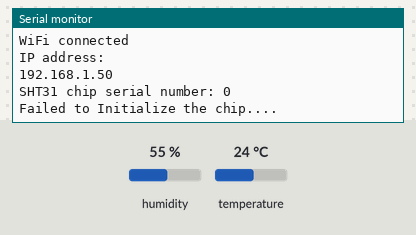
This sketch was run on a simulated ESP32. Shown: the last lines printed to the serial monitor. The inputs (shaded band) are chosen by the test bench; at power-on: temperature 24 °C, humidity 55 %. WiFi joins after 1.5 s; servers stay silent unless stated; uploads are accepted with an empty reply.

Above: at 4.7 s.
4.8 s: temperature set to 12 °C
At 6.3 s:
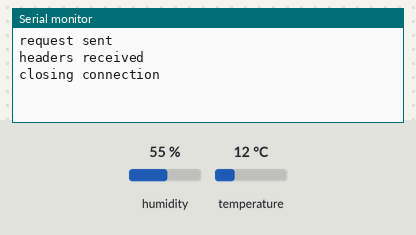
7.8 s: temperature set to 19 °C
At 10.18 s:
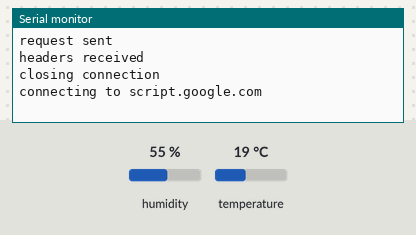

The sketch:

Ex_SHT31_GoogleSheets.ino
```cpp
/*
* --------------------------------------------------------------------
*
* CandyBrain ART and TEC Lecture Example Code
*
* Ex_THM.GoogleSheets_1.ino
*
* Date: 2024.08.22 (last update 2024.08.22)
* Author: Dongwook Shin / CandyBrain
*
* GitHub:
*
* --------------------------------------------------------------------
*/

#include <WiFi.h>
#include <WiFiClientSecure.h>
#include <DFRobot_SHT3x.h>
// #include <WebServer.h>
//#include <ESPmDNS.h>
#include <Update.h>
#include <esp_task_wdt.h>

const char* ssid = "Franklin_2.4G";
const char* password = "candybrain0314";
const char* host = "script.google.com";
const int httpsPort = 443;

WiFiClientSecure client;

const char* fingerprint = "06:5E:3B:66:39:0A:5D:3C:7C:E5:1F:27:34:24:42:60:64:53:B3:D9:8E:4D:4E:97:F5:B7:08:B5:9D:19:0A:0A";
 String GAS_ID = "AKfycbyXCKgNxwmXXYNQwONGWAcVnwN9kHu7luBZv2XMf4gJIaAt539dOgi36WkixhuNyhWYcg"; // 데이터 쌓임
//String GAS_ID = "AKfycbw4n7cwEgjU9Fk8pBCaFzH6IStoSaDOd55ufS3Udgitn5x-3FN-NsYxF6PFjbhHQMhFEQ"; // 단일셀

DFRobot_SHT3x sht3x(&Wire, 0x44, 4);

/*
* -------------------------------------------------------------------------------------------
* 데이터 전송 테스크
* -------------------------------------------------------------------------------------------
*/
void sendDataTask(void *parameter) {
  while (true) {
    static unsigned long lastCheckTime = 0;
    unsigned long currentMillis = millis();

    if (currentMillis - lastCheckTime > 5000) { // 데이터를 N초 간격으로 전송, 1000 = 1초
      lastCheckTime = currentMillis;

      float t = sht3x.getTemperatureC();  // 온도데이터 획득
      float h = sht3x.getHumidityRH();    // 습도데이터 획득

      sendData(t);                        // Google Web App으로 데이터 전송
    }
    vTaskDelay(10 / portTICK_PERIOD_MS); // 작은 딜레이로 안정성 확보
  }
}


/*
* -------------------------------------------------------------------------------------------
* 실제 획득한 데이터를 구글로 전송하는 함수
* -------------------------------------------------------------------------------------------
*/
void sendData(float value) {
  Serial.print("connecting to ");
  Serial.println(host);

  if (!client.connect(host, httpsPort))
  {
    Serial.println("connection failed");
    return;
  }

  if (client.verify(fingerprint, host))
  {
    Serial.println("certificate matches");
  }
  else
  {
    Serial.println("certificate doesn't match");
  }

  String url = "/macros/s/" + GAS_ID + "/exec?Cds=" + value;
  Serial.print("requesting URL: ");
  Serial.println(url);

  client.print(String("GET ") + url + " HTTP/1.1\r\n" +
               "Host: " + host + "\r\n" +
               "User-Agent: BuildFailureDetectorESP32\r\n" +
               "Connection: close\r\n\r\n");

  Serial.println("request sent");

  while (client.connected()) {
    String line = client.readStringUntil('\n');
    if (line == "\r") {
      Serial.println("headers received");
      break;
    }
  }

  while (client.available()) {
    String response = client.readStringUntil('\n');
    Serial.println(response);
  }

  Serial.println("closing connection");
  client.stop();  // Ensure the connection is properly closed
}
// ------------------------------------------------------------------------------------------


/*
* -------------------------------------------------------------------------------------------
* ESP32 시스템 초기화
* -------------------------------------------------------------------------------------------
*/
void setup() {
  delay(2000);  // 안전성 확보

  // Serial Initialization -------------------------------------------------------------------
  Serial.begin(115200);
  while (!Serial)
    ;
  // -----------------------------------------------------------------------------------------


  // WiFi Connection -------------------------------------------------------------------------
  Serial.print("connecting to ");
  Serial.println(ssid);
  WiFi.mode(WIFI_STA);
  //WiFi.setHostname(hostname.c_str());
  WiFi.begin(ssid, password);
  while (WiFi.status() != WL_CONNECTED) {
    delay(500);
    Serial.print(".");
  }
  Serial.println("");
  Serial.println("WiFi connected");
  Serial.println("IP address: ");
  Serial.println(WiFi.localIP());
  // -----------------------------------------------------------------------------------------


  // 온습도 센서 초기화 -----------------------------------------------------------------------
  while (sht3x.begin() != 0) {
    Serial.println("Failed to Initialize the chip, please confirm the wire connection");
    delay(1000);
  }

  Serial.print("SHT31 chip serial number: ");
  Serial.println(sht3x.readSerialNumber());

  if (!sht3x.softReset()) {
    Serial.println("Failed to Initialize the chip....");
  }
  // -----------------------------------------------------------------------------------------

  client.setInsecure(); // WiFiClientSecure 클라이언트에 SSL/TLS 인증서 확인 비활성화

  xTaskCreatePinnedToCore(sendDataTask, "sendDataTask", 8192, NULL, 1, NULL, 1);  // 태스크 정의
}
// ------------------------------------------------------------------------------------------


void loop() {
  // 메인 루프에서는 별도로 처리할 작업 없음
}
```

Measured:
- after the input at 4.8 s, the serial monitor: prints a new line after 0.42 s (image 1)
